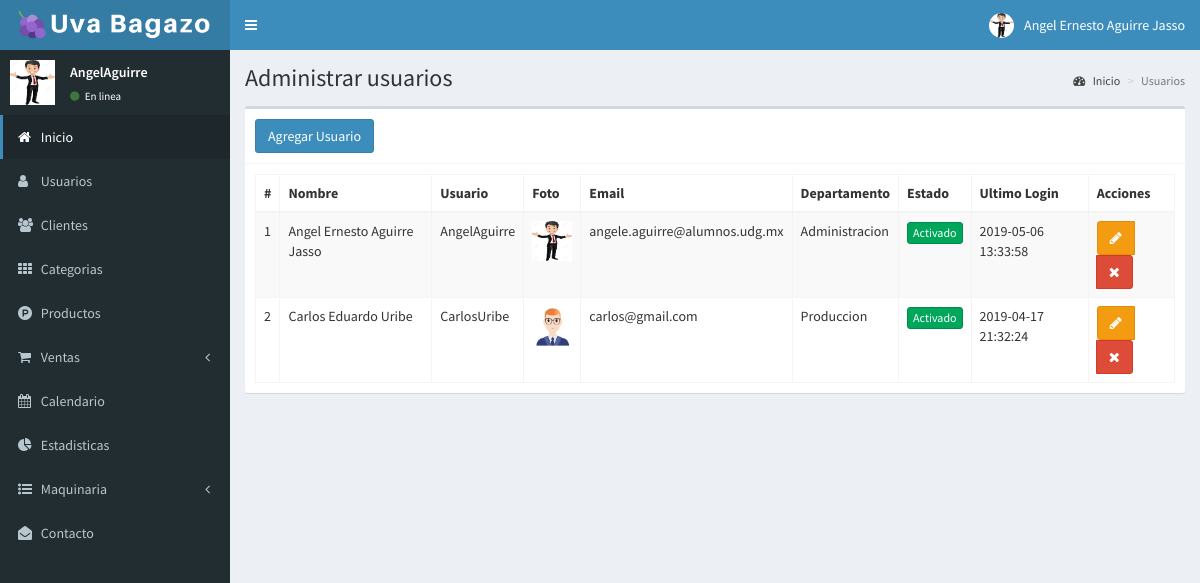
Page /usuarios (signed in) on the committed database.
### tables this page shows
CREATE TABLE `usuarios` (
  `id` int(11) NOT NULL,
  `nombre` varchar(50) NOT NULL,
  `usuario` varchar(50) NOT NULL,
  `email` varchar(50) NOT NULL,
  `contrasena` varchar(50) NOT NULL,
  `departamento` varchar(50) NOT NULL,
  `foto` text NOT NULL,
  `estado` int(11) NOT NULL DEFAULT '1',
  `ultimo_login` datetime NOT NULL,
  `fecha` timestamp NOT NULL DEFAULT CURRENT_TIMESTAMP ON UPDATE CURRENT_TIMESTAMP
);

### controllers/template.controller.php (called while the page is built)
<?php
class ControllerTemplate{
    static public function ctrTemplate(){
        include "views/template.php";
    }
}

### index.php (called while the page is built, shortened)
<?php
require_once "controllers/template.controller.php";
require_once "controllers/usuarios.controller.php";
require_once "controllers/clientes.controller.php";
require_once "models/usuarios.model.php";
$template = new ControllerTemplate();
$template->ctrTemplate();

### controllers/usuarios.controller.php (called while the page is built, shortened)
<?php
class ControllerUsuarios{
    static public function ctrMostrarUsuario($item,$valor){
        $tabla = "usuarios";
        $respuesta = ModelUsuarios::MdlMostrarUsuarios($tabla,$item,$valor);
        return $respuesta;
    }
}

### models/conexion.php (called while the page is built)
<?php
class Conexion{
    static public function conectar(){
        $link = new PDO("mysql:host=localhost;dbname=administracion",
        "root",
        "");
        $link->exec("set names utf8");
        return $link;
    }
}

### models/usuarios.model.php (called while the page is built, shortened)
<?php
require_once "conexion.php";
class ModelUsuarios{
    static public function MdlMostrarUsuarios($tabla, $item, $valor){
        if($item != null){
            $stmt = Conexion::conectar()->prepare("SELECT * FROM $tabla WHERE $item = :$item");
            $stmt->bindParam(":".$item,$valor, PDO::PARAM_STR);
            $stmt->execute();
            return $stmt -> fetch();
        }else{
            $stmt = Conexion::conectar()->prepare("SELECT * FROM $tabla");
            $stmt->execute();
            return $stmt -> fetchAll();
        }
    }
}

### views/modules/usuarios.php (the view, shortened to what this page needs)
<div class="content-wrapper">
  <section class="content-header">
    <h1>
      Administrar usuarios
    </h1>
    <ol class="breadcrumb">
      <li><a href="inicio"><i class="fa fa-dashboard"></i> Inicio</a></li>
      <li class="active">Usuarios</li>
    </ol>
  </section>
  <section class="content">
    <div class="box">
      <div class="box-header with-border">
        <button class="btn btn-primary" data-toggle="modal" data-target="#modalAgregarUsuario">
          Agregar Usuario
        </button>
      </div>
      <div class="box-body">
        <table class="table table-bordered table-striped dt-responsive tablas">
          <thead>
            <tr>
              <th style="width:10px";>#</th>
              <th>Nombre</th>
              <th>Usuario</th>
              <th>Foto</th>
              <th>Email</th>
              <th>Departamento</th>
              <th>Estado</th>
              <th>Ultimo Login</th>
              <th>Acciones</th>
            </tr>
          </thead>
          <tbody>
            <?php
              $item = null;
              $valor = null;
              $usuarios = ControllerUsuarios::ctrMostrarUsuario($item,$valor);
               foreach($usuarios as $key => $value){
                 echo '<tr>
                 <td>'.($key + 1).'</td>
                 <td>'.$value["nombre"].'</td>
                 <td>'.$value["usuario"].'</td>';
                 if($value["foto"] != ""){
                    echo '<td><img src="'.$value["foto"].'" class="img-thumbail" width="40px"></td>';
                  }else{
                    echo '<td><img src="views/images/users/default/anonymous.png" class="img-thumbail" width="40px"></td>';
                  }
                 echo'
                 <td>'.$value["email"].'</td>
                 <td>'.$value["departamento"].'</td>';
                 if($value["estado"] == 1){
                   echo '<td><button class="btn btn-success btn-xs btnActivar" idUsuario="'.$value["id"].'" estadoUsuario="0">Activado</button></td>';
                 }else{
                  echo '<td><button class="btn btn-danger btn-xs btnActivar" idUsuario="'.$value["id"].'" estadoUsuario="1">Desactivado</button></td>';
                 }
                 echo'
                 <td>'.$value["ultimo_login"].'</td>
                 <td>
                   <div class="btn-group">
                     <button class="btn btn-warning btnEditarUsuario" idUsuario="'.$value["id"].'" data-toggle="modal" data-target="#modalEditarUsuario"><i class="fa fa-pencil"></i></button>
                     <button class="btn btn-danger btnEliminarUsuario" idUsuario="'.$value["id"].'" fotoUsuario="'.$value["foto"].'" usuario="'.$value["usuario"].'"><i class="fa fa-times"></i></button>
                   </div>
                 </td>
               </tr>';
               }
            ?>
          </tbody>
        </table>
    </div>
  </section>
</div>

### rows in the picture
usuarios: nombre "Angel Ernesto Aguirre Jasso", usuario "AngelAguirre", foto (picture), email "angele.aguirre@alumnos.udg.mx", departamento "Administracion", ultimo_login "2019-05-06 13:33:58"
usuarios: nombre "Carlos Eduardo Uribe", usuario "CarlosUribe", foto (picture), email "carlos@gmail.com", departamento "Produccion", ultimo_login "2019-04-17 21:32:24"

### other values in the picture
$_SESSION["nombre"] "Angel Ernesto Aguirre Jasso"
$_SESSION["usuario"] "AngelAguirre"
